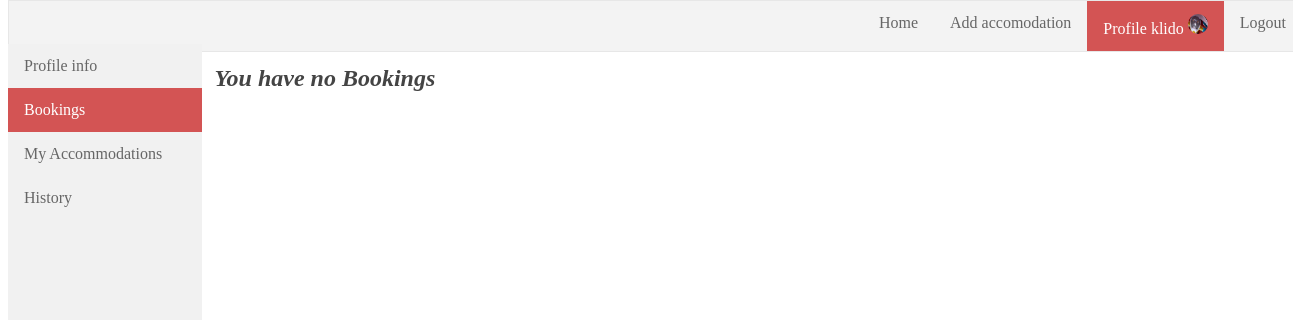
Before: /bookings.php (signed in) with the older database file.
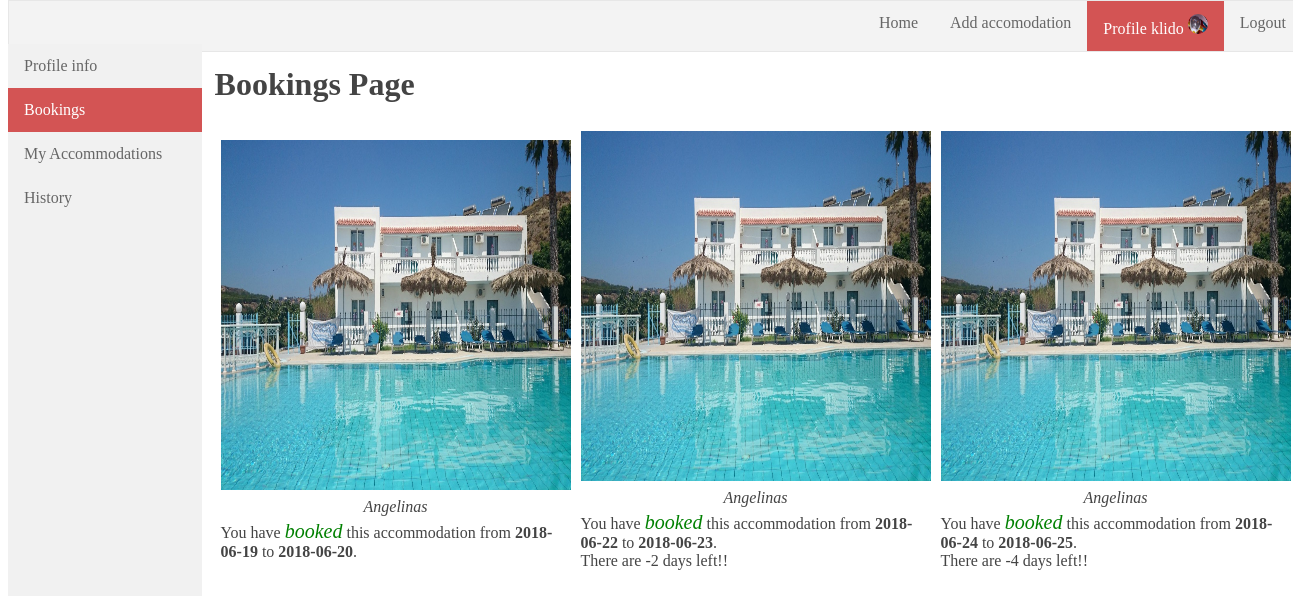
After: the same page with the newer database file.
### tables this page shows
CREATE TABLE `bookings` (
  `rent_id` int(11) NOT NULL,
  `user_id` int(11) NOT NULL,
  `accom_id` int(11) NOT NULL,
  `checkin_date` date NOT NULL,
  `checkout_date` date NOT NULL,
  `status` enum('completed','active') NOT NULL DEFAULT 'active'
);

CREATE TABLE `accommodations` (
  `accom_id` int(11) NOT NULL,
  `title` varchar(50) NOT NULL,
  `location` varchar(25) NOT NULL,
  `description` text,
  `rating` float DEFAULT '0',
  `votes` int(11) DEFAULT '0',
  `checkin` time NOT NULL,
  `checkout` time NOT NULL,
  `path_to_image` varchar(100) NOT NULL DEFAULT 'pictures\\accommodations\\not_available.jpg',
  `user_id` int(11) NOT NULL
);

### classes/Config.php (called while the page is built)
<?php
class Config{
  public static function get($path = null){
    if($path){
      $config = $GLOBALS['config'];
      $path = explode('/',$path);
      foreach($path as $bit){
        if(isset($config[$bit]))
          $config = $config[$bit];
      }
      return $config;
    }
    return false;
  }
}
?>

### classes/Database.php (called while the page is built, shortened)
<?php
class Database {
  private static $_instance = null;
  private $_dbc,
          $_query,
          $_error=false,
          $_results,
          $_count=0;
  private function __construct() {
    $this->_dbc  = new mysqli(Config::get('mysql/host'),
                        Config::get('mysql/username'),
                        Config::get('mysql/password'),
                        Config::get('mysql/db'));
  }
  public static function getInstance() {
    if(!isset(self::$_instance)){
      self::$_instance = new Database();
    }
    return self::$_instance;
  }
  public function query($sql,$type='',$params = array()) {
    $this->_error = false;
    if($this->_query = $this->_dbc->prepare($sql)) {
      if(count($params)){
        call_user_func_array(array($this->_query, "bind_param"),array_merge(array($type), $params));
      }
      if($this->_query->execute()) {
          $this->_results = $this->_query->get_result() ?? NULL;
          $this->_count  = $this->_results->num_rows ?? NULL;
      }else{
        $this->_error = true;
      }
    }
  }
  public function getResultArray() {
    if($this->_count>0)
      return $this->_results->fetch_all(MYSQLI_ASSOC);
  }
  public function error() {
    return $this->_error;
  }
}
?>

### classes/Accommodation.php (called while the page is built, shortened)
<?php
class Accommodation {
  private $_db;
  public function __construct() {
    $this->_db = Database::getInstance();
  }
  function getBookedAccomsByUserId($id){
    $this->_db->query('select accommodations.*,bookings.* from accommodations,bookings,users where status="active"
                        and bookings.user_id = users.user_id
                        and accommodations.accom_id = bookings.accom_id
                        and users.user_id= ?','i',array(&$id));
    if($this->_db->error()) {
      echo $this->_db->getErrorDescr();
    }else{
      return $this->_db->getResultArray();
    }
  }
}
?>

### bookings.php (the view, shortened to what this page needs)
<!DOCTYPE html>
<html lang="el">
<head>
	<link href="css/navigation.css" rel="stylesheet" type="text/css">
	<link href="css/profile.css" rel="stylesheet" type="text/css">
</head>
<body>
  <?php include('navigation.php');?>
	<?php include('navigation_profile.php'); ?>
	<div class="profile_content">
		<div id='bookings_profile_section'>
		<?php
			$Acc = new Accommodation();
			$data = $Acc->getBookedAccomsByUserId($_SESSION['user_id']);
			if($data != null){
				echo '<h1>Bookings Page</h1>';
				echo '<table><tr>';
				foreach($data as $index=> $booked_accom){
					$currentDate = date("Y-m-d");
					$days_left_msg = '';
					if($currentDate < $booked_accom['checkin_date']){
						$days_left = date_diff(date_create($booked_accom['checkin_date']),date_create($currentDate));
						$days_left  = $days_left->format("%R%a days");
						$days_left_msg = "<br>There are $days_left left!!";
					}
					$str = <<<EOF
					<td>
						<table>
							<tr>
								<td width='50%'><a href="accommodation.php?id={$booked_accom['accom_id']}"><img src="{$booked_accom['path_to_image']} "alt="Avatar" width="350" height="350"></td>
							</tr>
							<tr>
								<td align="center"><i>{$booked_accom['title']}</i></td>
							</tr>
							<tr>
								<td>You have <em>booked</em> this accommodation from <b>{$booked_accom['checkin_date']}</b> to <b>{$booked_accom['checkout_date']}</b>.{$days_left_msg}</td>
							</tr>
						</table>
					</td>
EOF;
					echo $str;
				}
				echo '</tr></table>';
			}else{
				echo '<h2><i>You have no Bookings</i></h2>';
			}
?>
		</div>
	</div>
</body>
</html>

### navigation.php
<?php
$active = array('profile'=>'','register_accom'=>'','home'=>'','login'=>'','register_user'=>'');
$tmp = explode('/',$_SERVER['PHP_SELF']);
$filename = substr($tmp[count($tmp)-1],0,-4);
$str = "class='active'";
if($filename=='accommodations'){
	$active['home']=  $str;
}elseif($filename=='profile_accom' || $filename=='history' || $filename=='bookings'){
	$active['profile'] = $str;
}else{
	$active[$filename] = $str;
}
echo '<div class="nav" id="navbar"><ul>';
if(isset($_SESSION['user'])) {
	echo '<li><a href="logout.php">Logout</a></li>';
	echo '<li><a '.$active['profile'].' href="profile.php#profile_info">Profile '.$_SESSION['user'].' <img src="'.$_SESSION['path_to_avatar'].'" width="20" height="20"></a></li>';
	echo '<li><a '.$active['register_accom'].' href="register_accom.php">Add accomodation</a></li>';
}else{
	echo "<li><a ".$active['login']."  id='login' href='login.php'>Login</a></li>";
  echo "<li><a ".$active['register_user']."  id='register_user' href='register_user.php'>Register</a></li>";
}
echo '<li><a '.$active['home'].' id="home" href="home.php">Home</a></li>';
echo "</ul></div><br/></br>";
?>

### navigation_profile.php
<?php
$active = array('profile'=>'','bookings'=>'','profile_accom'=>'','history'=>'');
$tmp = explode('/',$_SERVER['PHP_SELF']);
$filename = substr($tmp[count($tmp)-1],0,-4);
$active[$filename] = 'class="active"';
echo '<div class="nav" id="profile_nav"><ul>';
echo  '<li><a '.$active['profile'].'" id="profile_info" href="profile.php">Profile info</a></li>';
echo '<li><a '.$active['bookings'].' id="bookings" href="bookings.php">Bookings</a></li>';
echo '<li><a '.$active['profile_accom'].' id="profile_accom" href="profile_accom.php">My Accommodations</a></li>';
echo '<li><a '.$active['history'].' id="history" href="history.php">History</a></li>';
echo "</ul></div>";
?>

### css/navigation.css (style rules this page uses)
#navbar ul { list-style-type: none; margin: 0; padding: 0; position: fixed; top: 0; width: 100%; border: 1px solid #e7e7e7; background-color: #f3f3f3; display: block; }
#navbar li { display:inline; float:right; text-align: center; }
#navbar img { border-radius:50%; }
#profile_nav ul { float:left; list-style-type: none; margin: 0; padding: 0; width: 15%; background-color: #f1f1f1; position: fixed; height: 100%; overflow: auto; }
.nav li a { display: block; padding: 13px 16px; text-decoration: none; color:#666; }
.nav li a.active { background-color: #d35454; color: white; }

### css/profile.css (style rules this page uses)
.profile_content { margin-left:15%; padding:1px 15px; height:750px; font-family:Georgia, "Times New Roman", Times, serif; color:#444; }
.profile_content em { color:green; font-size:20px }
#bookings_profile_section table { margin:auto; width:50%; }

Changed rows visible on the page:
added bookings: accom.path_to_image (picture), accom.title "Angelinas", checkin_date "2018-06-19", checkout_date "2018-06-20"
added bookings: accom.path_to_image (picture), accom.title "Angelinas", checkin_date "2018-06-22", checkout_date "2018-06-23", checkin_date "-2 days"
added bookings: accom.path_to_image (picture), accom.title "Angelinas", checkin_date "2018-06-24", checkout_date "2018-06-25", checkin_date "-4 days"
Other visible differences:
text no longer shown: "You have no Bookings"
text now shown: "Bookings Page"
